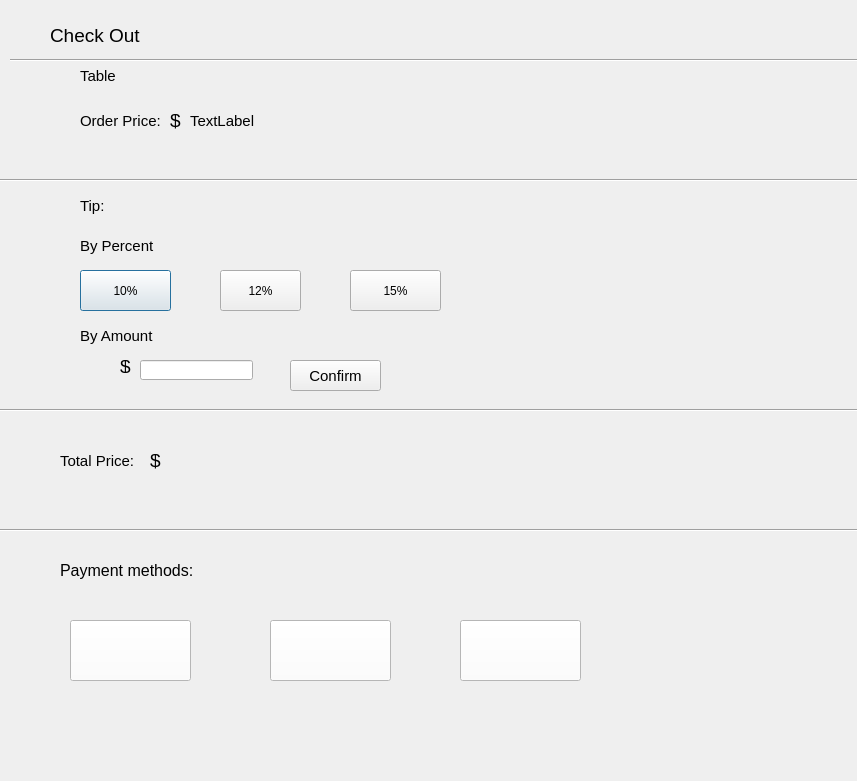
<?xml version="1.0" encoding="UTF-8"?>
<ui version="4.0">
 <class>checkoutWindow</class>
 <widget class="QDialog" name="checkoutWindow">
  <property name="geometry">
   <rect>
    <x>0</x>
    <y>0</y>
    <width>857</width>
    <height>781</height>
   </rect>
  </property>
  <property name="windowTitle">
   <string>Dialog</string>
  </property>
  <widget class="QLabel" name="label">
   <property name="geometry">
    <rect>
     <x>50</x>
     <y>20</y>
     <width>91</width>
     <height>31</height>
    </rect>
   </property>
   <property name="font">
    <font>
     <pointsize>14</pointsize>
    </font>
   </property>
   <property name="text">
    <string>Check Out</string>
   </property>
  </widget>
  <widget class="QLabel" name="label_2">
   <property name="geometry">
    <rect>
     <x>80</x>
     <y>60</y>
     <width>51</width>
     <height>31</height>
    </rect>
   </property>
   <property name="font">
    <font>
     <pointsize>11</pointsize>
    </font>
   </property>
   <property name="text">
    <string>Table</string>
   </property>
  </widget>
  <widget class="QLabel" name="label_3">
   <property name="geometry">
    <rect>
     <x>120</x>
     <y>70</y>
     <width>47</width>
     <height>13</height>
    </rect>
   </property>
   <property name="font">
    <font>
     <pointsize>11</pointsize>
    </font>
   </property>
   <property name="text">
    <string/>
   </property>
  </widget>
  <widget class="QLabel" name="label_5">
   <property name="geometry">
    <rect>
     <x>80</x>
     <y>190</y>
     <width>51</width>
     <height>31</height>
    </rect>
   </property>
   <property name="font">
    <font>
     <pointsize>11</pointsize>
    </font>
   </property>
   <property name="text">
    <string>Tip:</string>
   </property>
  </widget>
  <widget class="QLabel" name="label_6">
   <property name="geometry">
    <rect>
     <x>80</x>
     <y>230</y>
     <width>81</width>
     <height>31</height>
    </rect>
   </property>
   <property name="font">
    <font>
     <pointsize>11</pointsize>
    </font>
   </property>
   <property name="text">
    <string>By Percent</string>
   </property>
  </widget>
  <widget class="QPushButton" name="pushButton">
   <property name="geometry">
    <rect>
     <x>80</x>
     <y>270</y>
     <width>91</width>
     <height>41</height>
    </rect>
   </property>
   <property name="text">
    <string>10%</string>
   </property>
  </widget>
  <widget class="QPushButton" name="pushButton_2">
   <property name="geometry">
    <rect>
     <x>220</x>
     <y>270</y>
     <width>81</width>
     <height>41</height>
    </rect>
   </property>
   <property name="text">
    <string>12%</string>
   </property>
  </widget>
  <widget class="QPushButton" name="pushButton_3">
   <property name="geometry">
    <rect>
     <x>350</x>
     <y>270</y>
     <width>91</width>
     <height>41</height>
    </rect>
   </property>
   <property name="text">
    <string>15%</string>
   </property>
  </widget>
  <widget class="QLabel" name="label_7">
   <property name="geometry">
    <rect>
     <x>80</x>
     <y>320</y>
     <width>81</width>
     <height>31</height>
    </rect>
   </property>
   <property name="font">
    <font>
     <pointsize>11</pointsize>
    </font>
   </property>
   <property name="text">
    <string>By Amount</string>
   </property>
  </widget>
  <widget class="QLabel" name="label_8">
   <property name="geometry">
    <rect>
     <x>120</x>
     <y>360</y>
     <width>47</width>
     <height>13</height>
    </rect>
   </property>
   <property name="font">
    <font>
     <pointsize>14</pointsize>
    </font>
   </property>
   <property name="text">
    <string>$</string>
   </property>
  </widget>
  <widget class="QLineEdit" name="lineEdit">
   <property name="geometry">
    <rect>
     <x>140</x>
     <y>360</y>
     <width>113</width>
     <height>20</height>
    </rect>
   </property>
  </widget>
  <widget class="Line" name="line_2">
   <property name="geometry">
    <rect>
     <x>-30</x>
     <y>400</y>
     <width>1131</width>
     <height>21</height>
    </rect>
   </property>
   <property name="orientation">
    <enum>Qt::Horizontal</enum>
   </property>
  </widget>
  <widget class="Line" name="line_3">
   <property name="geometry">
    <rect>
     <x>10</x>
     <y>50</y>
     <width>1131</width>
     <height>21</height>
    </rect>
   </property>
   <property name="orientation">
    <enum>Qt::Horizontal</enum>
   </property>
  </widget>
  <widget class="QLabel" name="label_9">
   <property name="geometry">
    <rect>
     <x>60</x>
     <y>440</y>
     <width>91</width>
     <height>41</height>
    </rect>
   </property>
   <property name="font">
    <font>
     <pointsize>11</pointsize>
    </font>
   </property>
   <property name="text">
    <string>Total Price:</string>
   </property>
  </widget>
  <widget class="QLabel" name="label_10">
   <property name="geometry">
    <rect>
     <x>150</x>
     <y>450</y>
     <width>47</width>
     <height>20</height>
    </rect>
   </property>
   <property name="font">
    <font>
     <pointsize>14</pointsize>
    </font>
   </property>
   <property name="text">
    <string>$</string>
   </property>
  </widget>
  <widget class="QLabel" name="label_11">
   <property name="geometry">
    <rect>
     <x>190</x>
     <y>370</y>
     <width>71</width>
     <height>21</height>
    </rect>
   </property>
   <property name="font">
    <font>
     <family>MS Shell Dlg 2</family>
     <pointsize>8</pointsize>
     <weight>50</weight>
     <italic>false</italic>
     <bold>false</bold>
     <underline>true</underline>
    </font>
   </property>
   <property name="styleSheet">
    <string notr="true">font: 8pt &quot;MS Shell Dlg 2&quot;;
text-decoration: underline;</string>
   </property>
   <property name="text">
    <string/>
   </property>
  </widget>
  <widget class="QLabel" name="label_12">
   <property name="geometry">
    <rect>
     <x>80</x>
     <y>100</y>
     <width>91</width>
     <height>41</height>
    </rect>
   </property>
   <property name="font">
    <font>
     <pointsize>11</pointsize>
    </font>
   </property>
   <property name="text">
    <string>Order Price:</string>
   </property>
  </widget>
  <widget class="Line" name="line_4">
   <property name="geometry">
    <rect>
     <x>-10</x>
     <y>170</y>
     <width>1131</width>
     <height>21</height>
    </rect>
   </property>
   <property name="orientation">
    <enum>Qt::Horizontal</enum>
   </property>
  </widget>
  <widget class="QLabel" name="label_13">
   <property name="geometry">
    <rect>
     <x>170</x>
     <y>110</y>
     <width>47</width>
     <height>20</height>
    </rect>
   </property>
   <property name="font">
    <font>
     <pointsize>14</pointsize>
    </font>
   </property>
   <property name="text">
    <string>$</string>
   </property>
  </widget>
  <widget class="QLabel" name="label_4">
   <property name="geometry">
    <rect>
     <x>190</x>
     <y>110</y>
     <width>71</width>
     <height>21</height>
    </rect>
   </property>
   <property name="font">
    <font>
     <pointsize>11</pointsize>
    </font>
   </property>
   <property name="text">
    <string>TextLabel</string>
   </property>
  </widget>
  <widget class="QLabel" name="label_14">
   <property name="geometry">
    <rect>
     <x>170</x>
     <y>450</y>
     <width>71</width>
     <height>21</height>
    </rect>
   </property>
   <property name="font">
    <font>
     <pointsize>11</pointsize>
    </font>
   </property>
   <property name="text">
    <string/>
   </property>
  </widget>
  <widget class="QPushButton" name="pushButton_4">
   <property name="geometry">
    <rect>
     <x>290</x>
     <y>360</y>
     <width>91</width>
     <height>31</height>
    </rect>
   </property>
   <property name="font">
    <font>
     <pointsize>11</pointsize>
    </font>
   </property>
   <property name="text">
    <string>Confirm</string>
   </property>
  </widget>
  <widget class="Line" name="line_5">
   <property name="geometry">
    <rect>
     <x>-10</x>
     <y>520</y>
     <width>1131</width>
     <height>21</height>
    </rect>
   </property>
   <property name="orientation">
    <enum>Qt::Horizontal</enum>
   </property>
  </widget>
  <widget class="QLabel" name="label_15">
   <property name="geometry">
    <rect>
     <x>60</x>
     <y>550</y>
     <width>141</width>
     <height>41</height>
    </rect>
   </property>
   <property name="font">
    <font>
     <pointsize>12</pointsize>
    </font>
   </property>
   <property name="text">
    <string>Payment methods:</string>
   </property>
  </widget>
  <widget class="QPushButton" name="pushButton_5">
   <property name="geometry">
    <rect>
     <x>70</x>
     <y>620</y>
     <width>121</width>
     <height>61</height>
    </rect>
   </property>
   <property name="styleSheet">
    <string notr="true">background-color: rgb(255, 255, 255);
background-color: rgb(255, 255, 255);
</string>
   </property>
   <property name="text">
    <string/>
   </property>
   <property name="icon">
    <iconset resource="image.qrc">
     <normaloff>:/images/cash.png</normaloff>:/images/cash.png</iconset>
   </property>
   <property name="iconSize">
    <size>
     <width>121</width>
     <height>51</height>
    </size>
   </property>
  </widget>
  <widget class="QPushButton" name="pushButton_6">
   <property name="geometry">
    <rect>
     <x>270</x>
     <y>620</y>
     <width>121</width>
     <height>61</height>
    </rect>
   </property>
   <property name="styleSheet">
    <string notr="true">background-color: rgb(255, 255, 255);</string>
   </property>
   <property name="text">
    <string/>
   </property>
   <property name="icon">
    <iconset resource="image.qrc">
     <normaloff>:/images/ApplePay.png</normaloff>:/images/ApplePay.png</iconset>
   </property>
   <property name="iconSize">
    <size>
     <width>121</width>
     <height>51</height>
    </size>
   </property>
  </widget>
  <widget class="QPushButton" name="pushButton_7">
   <property name="geometry">
    <rect>
     <x>460</x>
     <y>620</y>
     <width>121</width>
     <height>61</height>
    </rect>
   </property>
   <property name="styleSheet">
    <string notr="true">background-color: rgb(255, 255, 255);</string>
   </property>
   <property name="text">
    <string/>
   </property>
   <property name="icon">
    <iconset resource="image.qrc">
     <normaloff>:/images/Visa.png</normaloff>:/images/Visa.png</iconset>
   </property>
   <property name="iconSize">
    <size>
     <width>121</width>
     <height>51</height>
    </size>
   </property>
  </widget>
 </widget>
 <resources>
  <include location="image.qrc"/>
 </resources>
 <connections/>
</ui>
